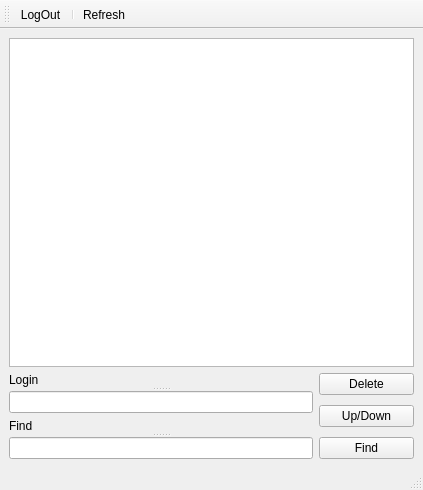
<?xml version="1.0" encoding="UTF-8"?>
<ui version="4.0">
 <class>AdminWindow</class>
 <widget class="QMainWindow" name="AdminWindow">
  <property name="geometry">
   <rect>
    <x>0</x>
    <y>0</y>
    <width>423</width>
    <height>490</height>
   </rect>
  </property>
  <property name="windowTitle">
   <string>MainWindow</string>
  </property>
  <widget class="QWidget" name="centralwidget">
   <layout class="QGridLayout" name="gridLayout">
    <item row="0" column="0" colspan="2">
     <widget class="QTableView" name="tableView"/>
    </item>
    <item row="1" column="0" rowspan="2">
     <widget class="QSplitter" name="splitter_6">
      <property name="orientation">
       <enum>Qt::Vertical</enum>
      </property>
      <widget class="QLabel" name="label_4">
       <property name="text">
        <string>Login</string>
       </property>
      </widget>
      <widget class="QLineEdit" name="lineEdit_3">
       <property name="maximumSize">
        <size>
         <width>16777215</width>
         <height>22</height>
        </size>
       </property>
      </widget>
     </widget>
    </item>
    <item row="1" column="1">
     <widget class="QPushButton" name="pushButton">
      <property name="maximumSize">
       <size>
        <width>95</width>
        <height>60</height>
       </size>
      </property>
      <property name="text">
       <string>Delete</string>
      </property>
     </widget>
    </item>
    <item row="2" column="1" rowspan="2">
     <widget class="QPushButton" name="pushButton_3">
      <property name="text">
       <string>Up/Down</string>
      </property>
     </widget>
    </item>
    <item row="3" column="0" rowspan="2">
     <widget class="QSplitter" name="splitter_4">
      <property name="orientation">
       <enum>Qt::Vertical</enum>
      </property>
      <widget class="QSplitter" name="splitter_8">
       <property name="orientation">
        <enum>Qt::Vertical</enum>
       </property>
       <widget class="QLabel" name="label">
        <property name="text">
         <string>Find</string>
        </property>
       </widget>
       <widget class="QSplitter" name="splitter">
        <property name="orientation">
         <enum>Qt::Horizontal</enum>
        </property>
        <widget class="QLineEdit" name="lineEdit"/>
       </widget>
      </widget>
     </widget>
    </item>
    <item row="4" column="1">
     <widget class="QPushButton" name="pushButton_2">
      <property name="maximumSize">
       <size>
        <width>95</width>
        <height>50</height>
       </size>
      </property>
      <property name="text">
       <string>Find</string>
      </property>
     </widget>
    </item>
   </layout>
   <widget class="QSplitter" name="splitter_5">
    <property name="geometry">
     <rect>
      <x>11</x>
      <y>215</y>
      <width>16</width>
      <height>0</height>
     </rect>
    </property>
    <property name="orientation">
     <enum>Qt::Vertical</enum>
    </property>
    <widget class="QSplitter" name="splitter_9">
     <property name="orientation">
      <enum>Qt::Vertical</enum>
     </property>
    </widget>
   </widget>
  </widget>
  <widget class="QMenuBar" name="menubar">
   <property name="geometry">
    <rect>
     <x>0</x>
     <y>0</y>
     <width>423</width>
     <height>26</height>
    </rect>
   </property>
  </widget>
  <widget class="QStatusBar" name="statusbar"/>
  <widget class="QToolBar" name="toolBar">
   <property name="windowTitle">
    <string>toolBar</string>
   </property>
   <attribute name="toolBarArea">
    <enum>TopToolBarArea</enum>
   </attribute>
   <attribute name="toolBarBreak">
    <bool>false</bool>
   </attribute>
   <addaction name="actionLogOut"/>
   <addaction name="separator"/>
   <addaction name="actionRefresh"/>
  </widget>
  <action name="actionLogOut">
   <property name="text">
    <string>LogOut</string>
   </property>
  </action>
  <action name="actionRefresh">
   <property name="text">
    <string>Refresh</string>
   </property>
  </action>
  <action name="actionDelete">
   <property name="text">
    <string>Delete</string>
   </property>
  </action>
 </widget>
 <resources/>
 <connections/>
</ui>
